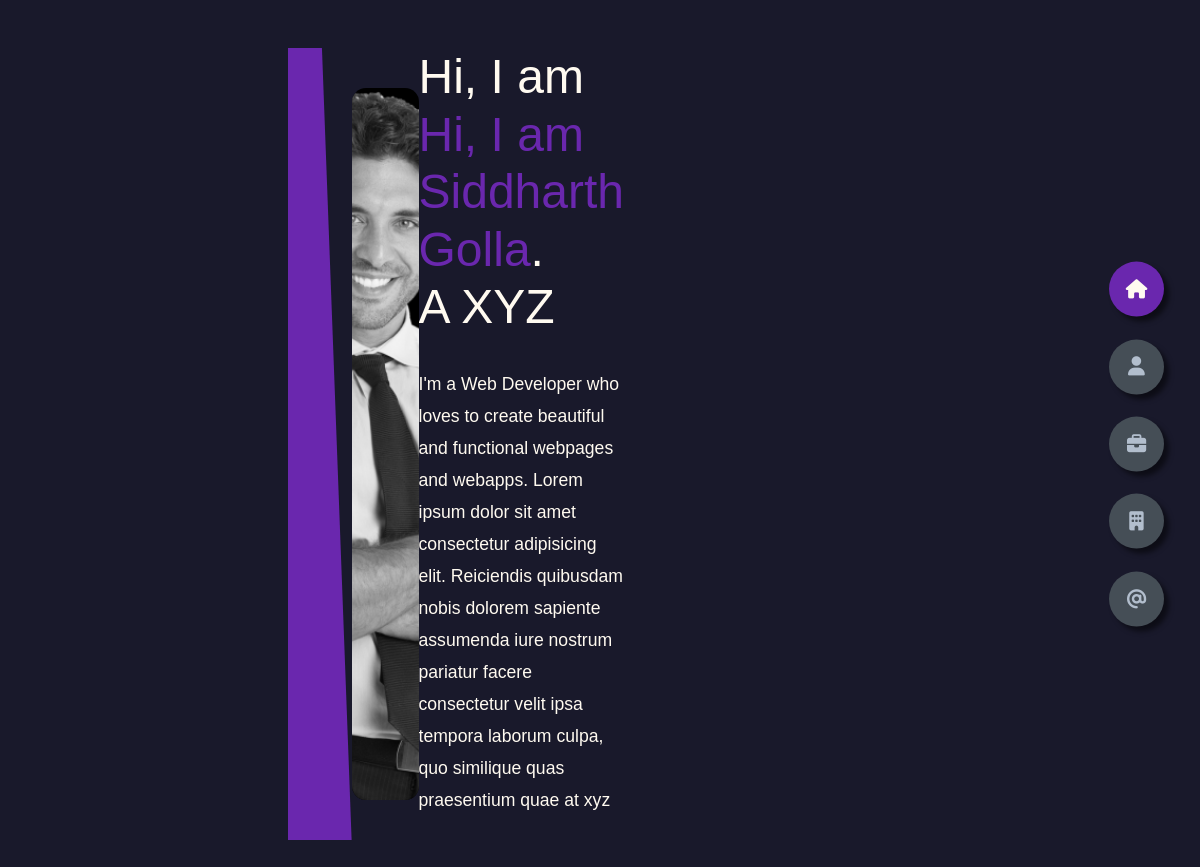
/, run on an earlier commit of the app's database.
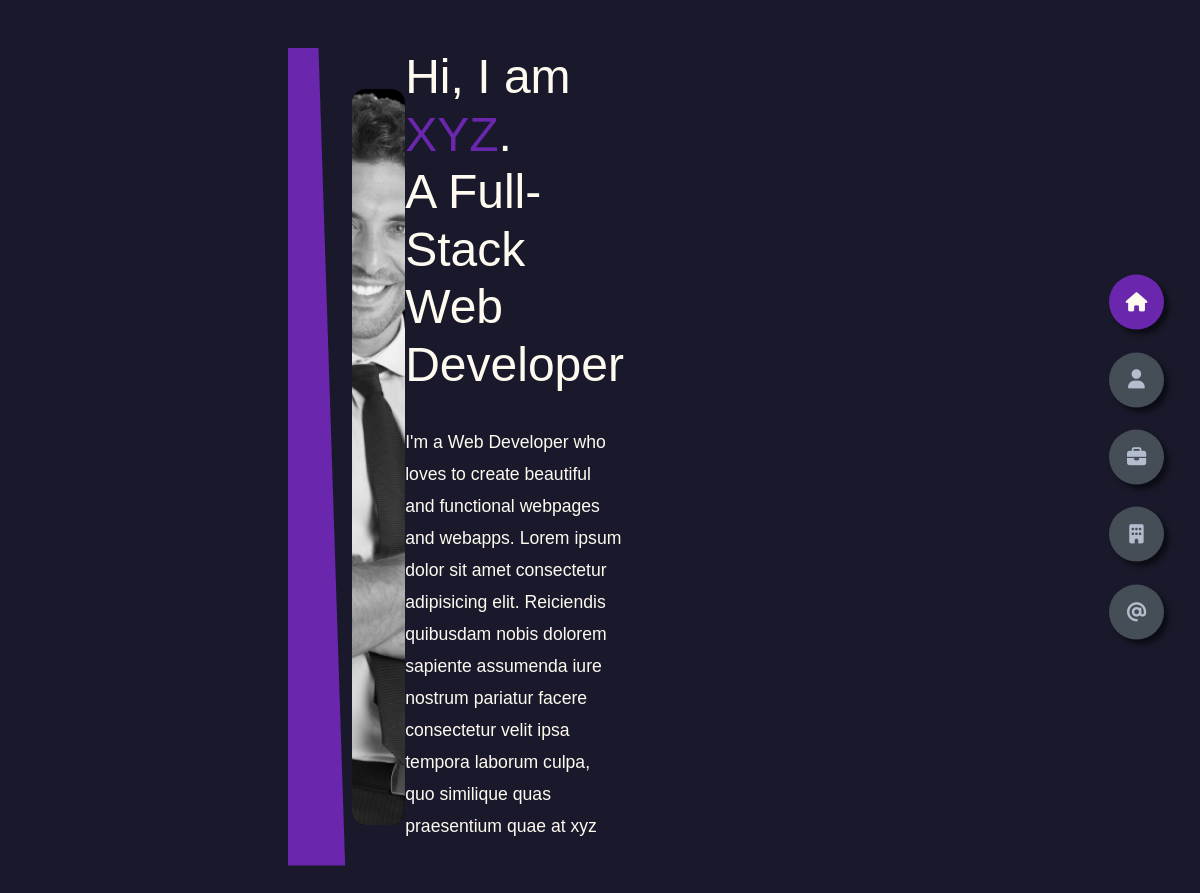
And on a later commit of the database.
### core/models.py (models this page shows, shortened)
class Hero(models.Model):
    title = models.CharField(max_length=200, help_text="e.g. Hi, I'm XYZ.")
    subtitle = models.CharField(max_length=200, help_text="e.g. A Full-Stack Web Developer.")
    intro = models.TextField(help_text="Short intro paragraph.")
    profile_image = models.ImageField(upload_to='hero/', help_text="Hero image.")
    cv = models.FileField(upload_to='cv/', blank=True, null=True, help_text="Downloadable CV")

### core/views.py (the view)
# urls.py: path('', views.HomeView.as_view(), name='home'),
class HomeView(TemplateView):
    template_name = 'core/home.html'
    def get_context_data(self, **kwargs):
        ctx = super().get_context_data(**kwargs)
        ctx['hero'] = Hero.objects.first()
        ctx['about'] = AboutInfo.objects.first()
        ctx['stats'] = StatItem.objects.all()
        ctx['skills'] = Skill.objects.all()
        return ctx

### core/templates/core/home.html (shortened to what this page needs)
{% extends "core/base.html" %}
{% block content %}
  <section id="home" class="section sect1 header active">
    <div class="header-content">
      <div class="left-header">
        <div class="h-shape"></div>
        <div class="image">
          <img src="{{ hero.profile_image.url }}" alt="Hero image">
        </div>
      </div>
      <div class="right-header">
        <h1 class="name">
          Hi, I am <span>{{ hero.title }}</span>.
          <br>
          {{ hero.subtitle }}
        </h1>
        <p>{{ hero.intro }}</p>
      </div>
    </div>
  </section>
{% endblock %}

What changed in the data, as far as the page shows it:
changed Hero: title "Hi, I am Siddharth Golla" → "XYZ"; subtitle "A XYZ" → "A Full-Stack Web Developer"
